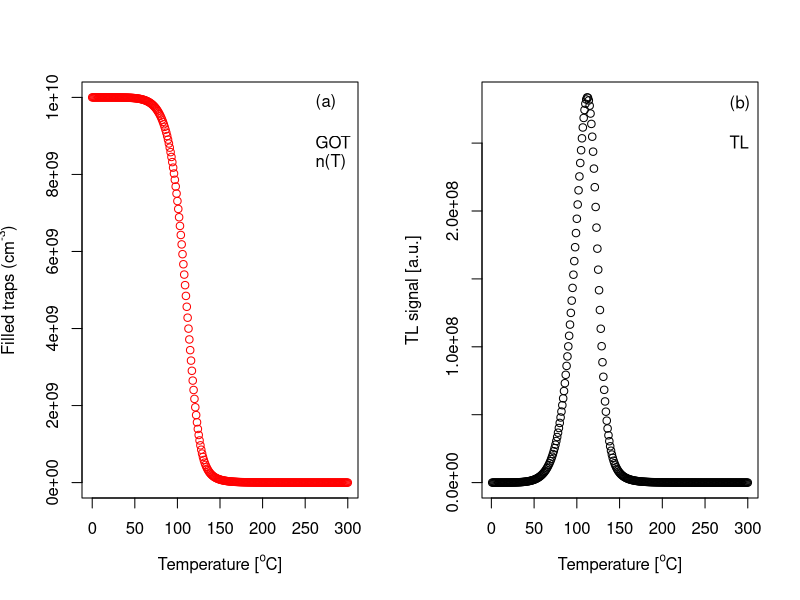

Write R code to recreate this figure.
# Numerical solution of the GOT equation for TL
rm(list=ls())
library("deSolve")
# Define Parameters
A_n <- 1e-10 # coefficient of retrapping
A_m <- 1e-8 # coefficient of recombination
k_B <- 8.617e-5  # Boltzmann constant
E <- 1 # electron trap depth [eV]
s <- 1e12 # frequenc factor [1/s]
delta.t <- 1
t <- seq(0, 300, delta.t) 
# time = temperature, i.e. heating rate= 1 K/s
n.0 <- 1e10  # initial concentration of filled traps
N.traps <- 1e11   # total concentrations of available traps
# Calculate numerical ODE solution
ODE <- function(t, state, parmameters){
  with(as.list(c(state, parameters)),{
    dn <- -s*exp(-E/(k_B*(273+t))) * n^2 * A_m / ((N.traps - n) * 
                                                    A_n + n * A_m)
    list(c(dn))  })}
parameters <- c(N.traps = N.traps, s = s, E = E, k_B = k_B, 
                A_m = A_m, A_n = A_n)
state <- c(n = n.0)
num_ODE <- ode(y = state, times = t, func = ODE, 
               parms = parameters)
# Plot filled traps n(T) and TL as a function of temperature 
par(mfrow=c(1,2))
plot(x = num_ODE[,1], 
     y = num_ODE[,2],xlab=expression("Temperature ["^"o"*"C]"), 
     ylab =expression("Filled traps (cm"^"-3"*")"),col = "red")
legend("topright",bty="n",expression('(a)',' ','GOT','n(T)'))
plot(x = num_ODE[-1,1],  y = abs(diff(num_ODE[,2])),
     xlab=expression("Temperature ["^"o"*"C]"), 
     ylab = "TL signal [a.u.]")
legend("topright",bty="n",c("(b)"," ","TL"))
